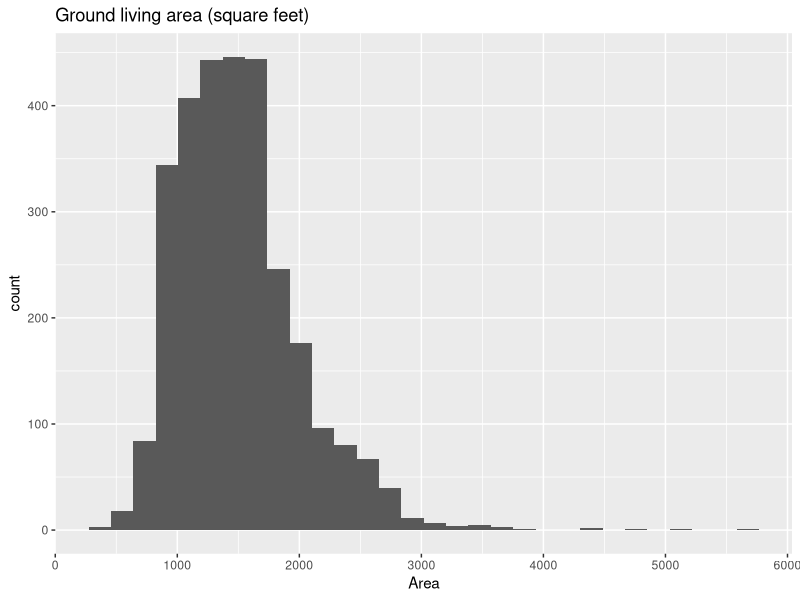

Generate this figure with R:
## ---- chunk 1
knitr::opts_chunk$set(echo=T, results='hide', message=FALSE, warning=FALSE, eval=FALSE)
require(tidyverse)
ames <- read_csv("ames.csv")
## ---- chunk 2
ames %>% 
  select(LivArea, SalePrice) %>% 
  summary()
## ---- chunk 3
ames %>% 
  ggplot(aes(x = LivArea))+
  geom_histogram()+
  labs(x = "Area", title="Ground living area (square feet)")
